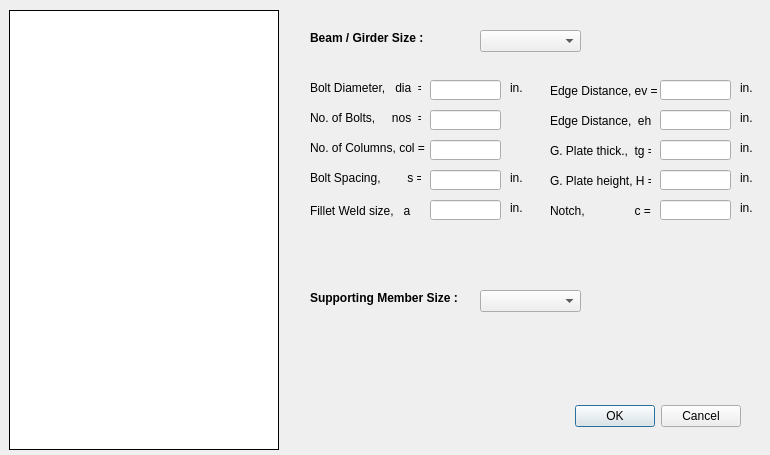
<?xml version="1.0" encoding="UTF-8"?>
<ui version="4.0">
 <class>sheaCopeDialog</class>
 <widget class="QDialog" name="sheaCopeDialog">
  <property name="geometry">
   <rect>
    <x>0</x>
    <y>0</y>
    <width>770</width>
    <height>455</height>
   </rect>
  </property>
  <property name="minimumSize">
   <size>
    <width>770</width>
    <height>455</height>
   </size>
  </property>
  <property name="maximumSize">
   <size>
    <width>770</width>
    <height>455</height>
   </size>
  </property>
  <property name="windowTitle">
   <string>Shear Connection - Coped Type </string>
  </property>
  <widget class="QDialogButtonBox" name="buttonBox">
   <property name="geometry">
    <rect>
     <x>570</x>
     <y>400</y>
     <width>171</width>
     <height>32</height>
    </rect>
   </property>
   <property name="orientation">
    <enum>Qt::Horizontal</enum>
   </property>
   <property name="standardButtons">
    <set>QDialogButtonBox::Cancel|QDialogButtonBox::Ok</set>
   </property>
  </widget>
  <widget class="QLabel" name="member_label">
   <property name="geometry">
    <rect>
     <x>310</x>
     <y>30</y>
     <width>171</width>
     <height>16</height>
    </rect>
   </property>
   <property name="font">
    <font>
     <pointsize>9</pointsize>
     <weight>75</weight>
     <bold>true</bold>
    </font>
   </property>
   <property name="text">
    <string>Beam / Girder Size :</string>
   </property>
  </widget>
  <widget class="QComboBox" name="main_combo">
   <property name="enabled">
    <bool>true</bool>
   </property>
   <property name="geometry">
    <rect>
     <x>480</x>
     <y>30</y>
     <width>101</width>
     <height>22</height>
    </rect>
   </property>
   <property name="editable">
    <bool>false</bool>
   </property>
  </widget>
  <widget class="QLabel" name="label_5">
   <property name="geometry">
    <rect>
     <x>310</x>
     <y>80</y>
     <width>111</width>
     <height>16</height>
    </rect>
   </property>
   <property name="text">
    <string>Bolt Diameter,   dia  =</string>
   </property>
  </widget>
  <widget class="QLabel" name="label_6">
   <property name="geometry">
    <rect>
     <x>310</x>
     <y>110</y>
     <width>111</width>
     <height>16</height>
    </rect>
   </property>
   <property name="text">
    <string>No. of Bolts,     nos  =</string>
   </property>
  </widget>
  <widget class="QLabel" name="label_7">
   <property name="geometry">
    <rect>
     <x>310</x>
     <y>140</y>
     <width>121</width>
     <height>16</height>
    </rect>
   </property>
   <property name="text">
    <string>No. of Columns, col =</string>
   </property>
  </widget>
  <widget class="QLabel" name="label_8">
   <property name="geometry">
    <rect>
     <x>310</x>
     <y>170</y>
     <width>111</width>
     <height>16</height>
    </rect>
   </property>
   <property name="text">
    <string>Bolt Spacing,        s =</string>
   </property>
  </widget>
  <widget class="QLabel" name="label_10">
   <property name="geometry">
    <rect>
     <x>550</x>
     <y>80</y>
     <width>111</width>
     <height>21</height>
    </rect>
   </property>
   <property name="text">
    <string>Edge Distance, ev =</string>
   </property>
  </widget>
  <widget class="QLabel" name="label_11">
   <property name="geometry">
    <rect>
     <x>550</x>
     <y>110</y>
     <width>101</width>
     <height>21</height>
    </rect>
   </property>
   <property name="text">
    <string>Edge Distance,  eh =</string>
   </property>
  </widget>
  <widget class="QLabel" name="label_25">
   <property name="geometry">
    <rect>
     <x>550</x>
     <y>140</y>
     <width>101</width>
     <height>21</height>
    </rect>
   </property>
   <property name="text">
    <string>G. Plate thick.,  tg =</string>
   </property>
  </widget>
  <widget class="QLineEdit" name="dia_edit">
   <property name="geometry">
    <rect>
     <x>430</x>
     <y>80</y>
     <width>71</width>
     <height>20</height>
    </rect>
   </property>
   <property name="alignment">
    <set>Qt::AlignCenter</set>
   </property>
  </widget>
  <widget class="QLineEdit" name="nos_edit">
   <property name="geometry">
    <rect>
     <x>430</x>
     <y>110</y>
     <width>71</width>
     <height>20</height>
    </rect>
   </property>
   <property name="alignment">
    <set>Qt::AlignCenter</set>
   </property>
  </widget>
  <widget class="QLabel" name="canvas_label">
   <property name="geometry">
    <rect>
     <x>9</x>
     <y>10</y>
     <width>270</width>
     <height>440</height>
    </rect>
   </property>
   <property name="autoFillBackground">
    <bool>false</bool>
   </property>
   <property name="styleSheet">
    <string notr="true">background-color:rgb(255, 255, 255)</string>
   </property>
   <property name="frameShape">
    <enum>QFrame::Box</enum>
   </property>
   <property name="text">
    <string/>
   </property>
   <property name="scaledContents">
    <bool>false</bool>
   </property>
   <property name="alignment">
    <set>Qt::AlignCenter</set>
   </property>
   <property name="margin">
    <number>1</number>
   </property>
  </widget>
  <widget class="QLineEdit" name="col_edit">
   <property name="geometry">
    <rect>
     <x>430</x>
     <y>140</y>
     <width>71</width>
     <height>20</height>
    </rect>
   </property>
   <property name="alignment">
    <set>Qt::AlignCenter</set>
   </property>
   <property name="readOnly">
    <bool>true</bool>
   </property>
  </widget>
  <widget class="QLineEdit" name="spacing_edit">
   <property name="geometry">
    <rect>
     <x>430</x>
     <y>170</y>
     <width>71</width>
     <height>20</height>
    </rect>
   </property>
   <property name="alignment">
    <set>Qt::AlignCenter</set>
   </property>
  </widget>
  <widget class="QLineEdit" name="ev_edit">
   <property name="geometry">
    <rect>
     <x>660</x>
     <y>80</y>
     <width>71</width>
     <height>20</height>
    </rect>
   </property>
   <property name="alignment">
    <set>Qt::AlignCenter</set>
   </property>
  </widget>
  <widget class="QLineEdit" name="eh_edit">
   <property name="geometry">
    <rect>
     <x>660</x>
     <y>110</y>
     <width>71</width>
     <height>20</height>
    </rect>
   </property>
   <property name="alignment">
    <set>Qt::AlignCenter</set>
   </property>
  </widget>
  <widget class="QLineEdit" name="tg_edit">
   <property name="geometry">
    <rect>
     <x>660</x>
     <y>140</y>
     <width>71</width>
     <height>20</height>
    </rect>
   </property>
   <property name="alignment">
    <set>Qt::AlignCenter</set>
   </property>
  </widget>
  <widget class="QLabel" name="label26">
   <property name="geometry">
    <rect>
     <x>550</x>
     <y>170</y>
     <width>101</width>
     <height>21</height>
    </rect>
   </property>
   <property name="text">
    <string>G. Plate height, H =</string>
   </property>
  </widget>
  <widget class="QLineEdit" name="H_edit">
   <property name="geometry">
    <rect>
     <x>660</x>
     <y>170</y>
     <width>71</width>
     <height>20</height>
    </rect>
   </property>
   <property name="alignment">
    <set>Qt::AlignCenter</set>
   </property>
  </widget>
  <widget class="QLineEdit" name="weld_edit">
   <property name="geometry">
    <rect>
     <x>430</x>
     <y>200</y>
     <width>71</width>
     <height>20</height>
    </rect>
   </property>
   <property name="alignment">
    <set>Qt::AlignCenter</set>
   </property>
  </widget>
  <widget class="QLabel" name="label27">
   <property name="geometry">
    <rect>
     <x>310</x>
     <y>200</y>
     <width>101</width>
     <height>21</height>
    </rect>
   </property>
   <property name="text">
    <string>Fillet Weld size,   a =</string>
   </property>
  </widget>
  <widget class="QLabel" name="label_18">
   <property name="geometry">
    <rect>
     <x>510</x>
     <y>80</y>
     <width>21</width>
     <height>16</height>
    </rect>
   </property>
   <property name="text">
    <string>in.</string>
   </property>
  </widget>
  <widget class="QLabel" name="label_19">
   <property name="geometry">
    <rect>
     <x>510</x>
     <y>170</y>
     <width>21</width>
     <height>16</height>
    </rect>
   </property>
   <property name="text">
    <string>in.</string>
   </property>
  </widget>
  <widget class="QLabel" name="label_21">
   <property name="geometry">
    <rect>
     <x>740</x>
     <y>80</y>
     <width>21</width>
     <height>16</height>
    </rect>
   </property>
   <property name="text">
    <string>in.</string>
   </property>
  </widget>
  <widget class="QLabel" name="label_22">
   <property name="geometry">
    <rect>
     <x>740</x>
     <y>110</y>
     <width>21</width>
     <height>16</height>
    </rect>
   </property>
   <property name="text">
    <string>in.</string>
   </property>
  </widget>
  <widget class="QLabel" name="label_23">
   <property name="geometry">
    <rect>
     <x>740</x>
     <y>140</y>
     <width>21</width>
     <height>16</height>
    </rect>
   </property>
   <property name="text">
    <string>in.</string>
   </property>
  </widget>
  <widget class="QLabel" name="label_24">
   <property name="geometry">
    <rect>
     <x>740</x>
     <y>170</y>
     <width>21</width>
     <height>16</height>
    </rect>
   </property>
   <property name="text">
    <string>in.</string>
   </property>
  </widget>
  <widget class="QComboBox" name="support_combo">
   <property name="geometry">
    <rect>
     <x>480</x>
     <y>290</y>
     <width>101</width>
     <height>22</height>
    </rect>
   </property>
   <property name="editable">
    <bool>false</bool>
   </property>
  </widget>
  <widget class="QLabel" name="member_label_2">
   <property name="geometry">
    <rect>
     <x>310</x>
     <y>290</y>
     <width>171</width>
     <height>16</height>
    </rect>
   </property>
   <property name="font">
    <font>
     <pointsize>9</pointsize>
     <weight>75</weight>
     <bold>true</bold>
    </font>
   </property>
   <property name="text">
    <string>Supporting Member Size :</string>
   </property>
  </widget>
  <widget class="QLabel" name="label_20">
   <property name="geometry">
    <rect>
     <x>510</x>
     <y>200</y>
     <width>21</width>
     <height>16</height>
    </rect>
   </property>
   <property name="text">
    <string>in.</string>
   </property>
  </widget>
  <widget class="QLabel" name="label26_2">
   <property name="geometry">
    <rect>
     <x>550</x>
     <y>200</y>
     <width>101</width>
     <height>21</height>
    </rect>
   </property>
   <property name="text">
    <string>Notch,               c =</string>
   </property>
  </widget>
  <widget class="QLineEdit" name="c_edit">
   <property name="geometry">
    <rect>
     <x>660</x>
     <y>200</y>
     <width>71</width>
     <height>20</height>
    </rect>
   </property>
   <property name="alignment">
    <set>Qt::AlignCenter</set>
   </property>
  </widget>
  <widget class="QLabel" name="label_26">
   <property name="geometry">
    <rect>
     <x>740</x>
     <y>200</y>
     <width>21</width>
     <height>16</height>
    </rect>
   </property>
   <property name="text">
    <string>in.</string>
   </property>
  </widget>
 </widget>
 <tabstops>
  <tabstop>main_combo</tabstop>
  <tabstop>dia_edit</tabstop>
  <tabstop>nos_edit</tabstop>
  <tabstop>col_edit</tabstop>
  <tabstop>spacing_edit</tabstop>
  <tabstop>ev_edit</tabstop>
  <tabstop>eh_edit</tabstop>
  <tabstop>tg_edit</tabstop>
  <tabstop>H_edit</tabstop>
  <tabstop>weld_edit</tabstop>
  <tabstop>support_combo</tabstop>
 </tabstops>
 <resources/>
 <connections>
  <connection>
   <sender>buttonBox</sender>
   <signal>accepted()</signal>
   <receiver>sheaCopeDialog</receiver>
   <slot>accept()</slot>
   <hints>
    <hint type="sourcelabel">
     <x>248</x>
     <y>254</y>
    </hint>
    <hint type="destinationlabel">
     <x>157</x>
     <y>274</y>
    </hint>
   </hints>
  </connection>
  <connection>
   <sender>buttonBox</sender>
   <signal>rejected()</signal>
   <receiver>sheaCopeDialog</receiver>
   <slot>reject()</slot>
   <hints>
    <hint type="sourcelabel">
     <x>316</x>
     <y>260</y>
    </hint>
    <hint type="destinationlabel">
     <x>286</x>
     <y>274</y>
    </hint>
   </hints>
  </connection>
 </connections>
</ui>
